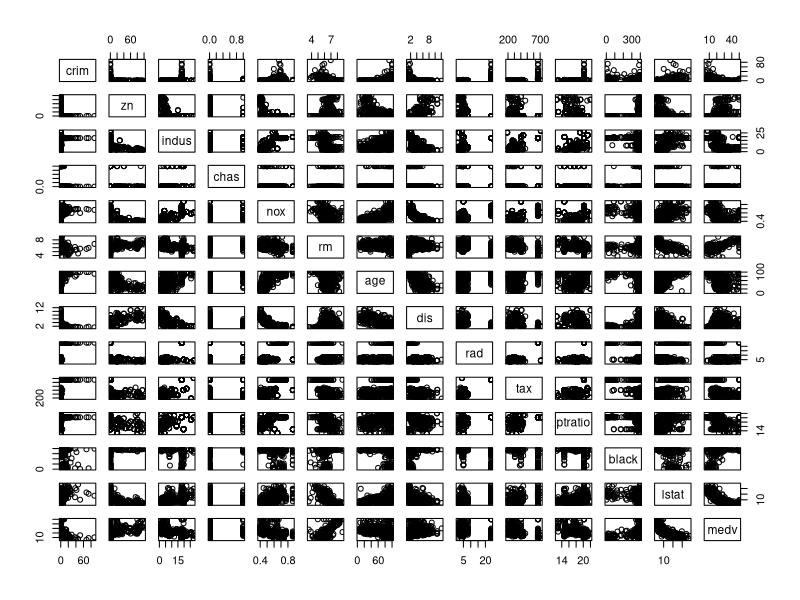
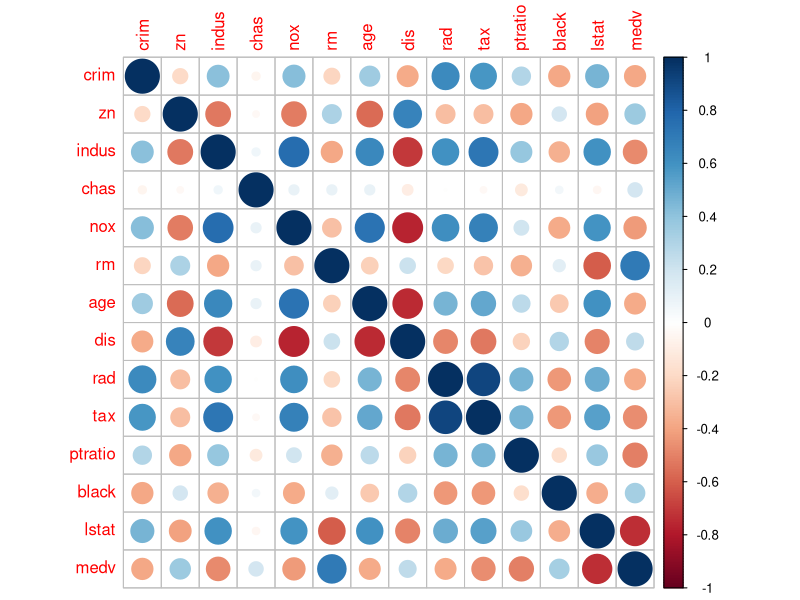
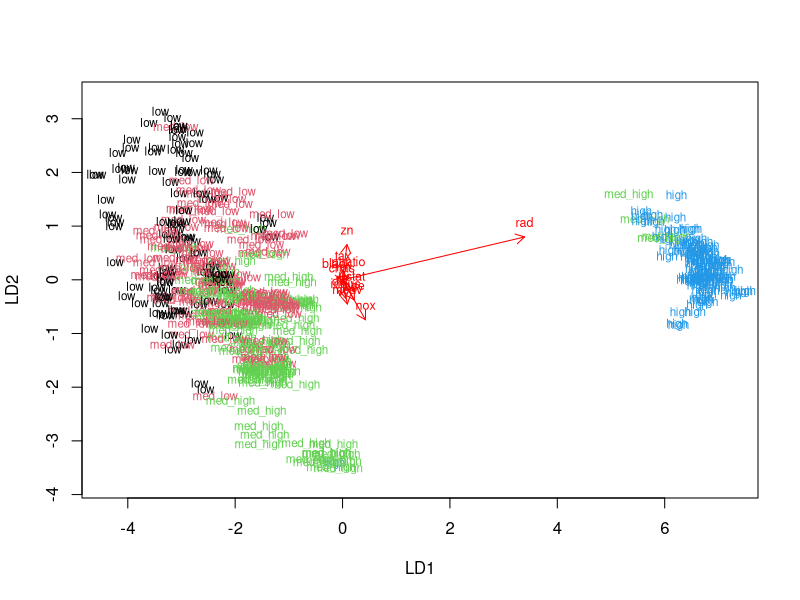
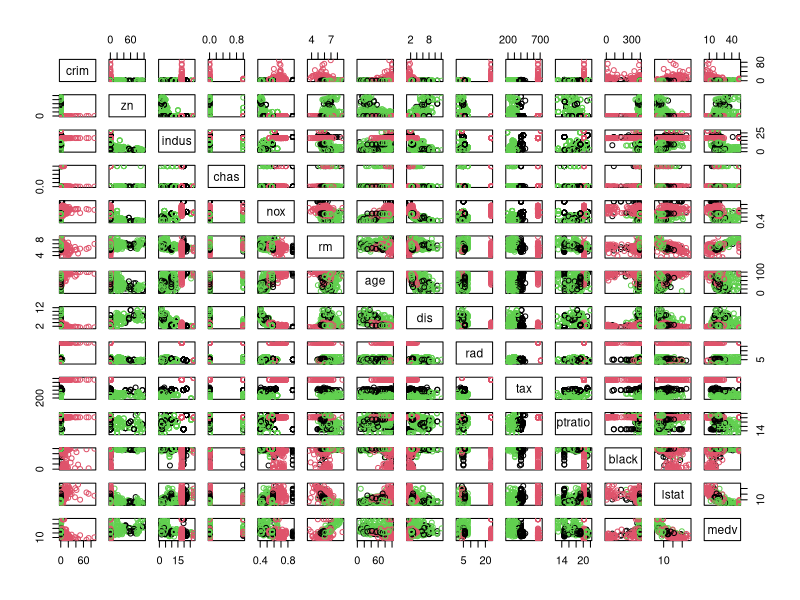
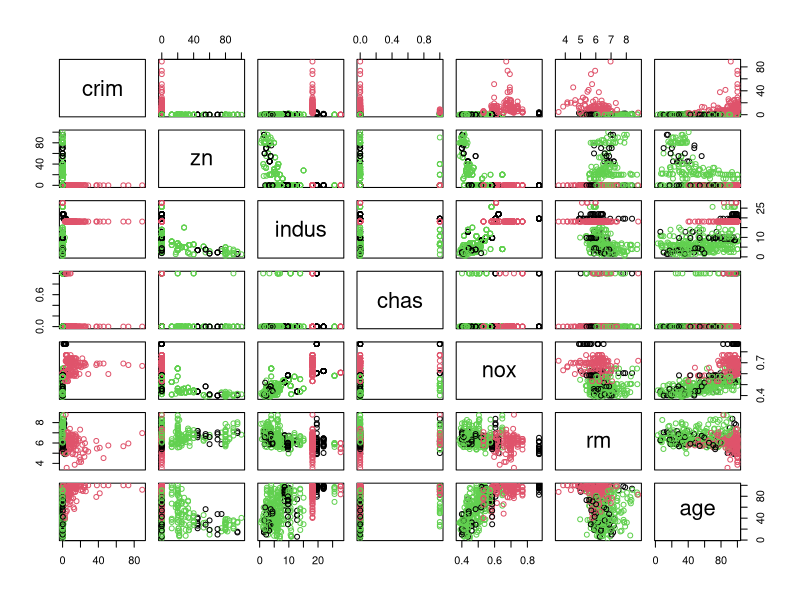
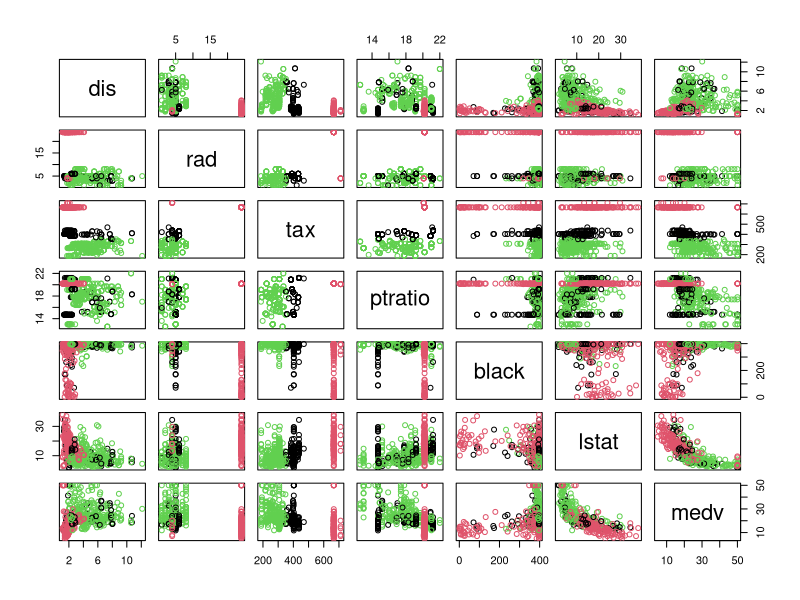
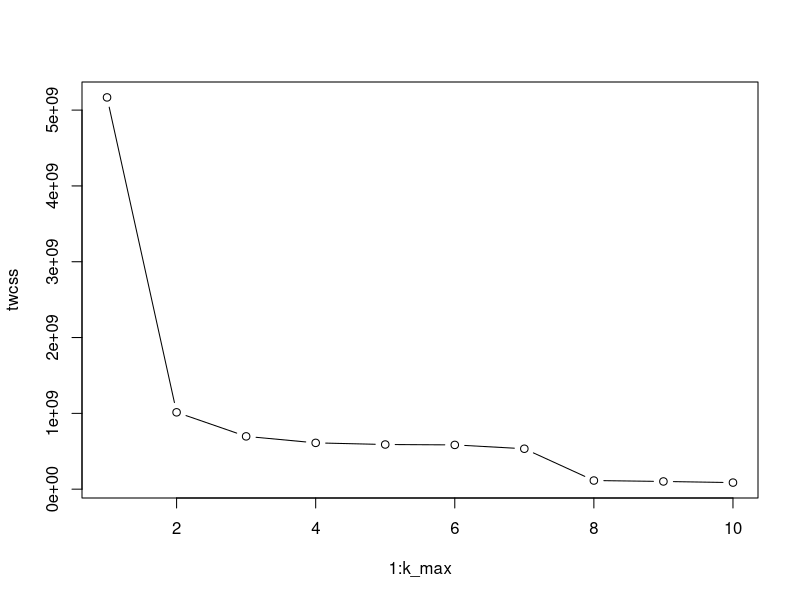
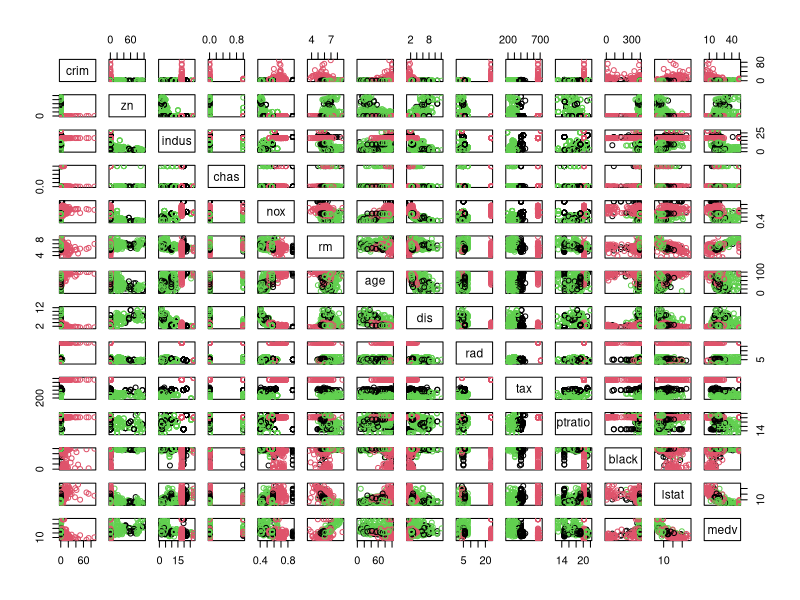

Generate these figures, in order, with R:
## ---- chunk 1
library(MASS)
data("Boston")
str(Boston)
summary(Boston)
dim(Boston)
## ---- chunk 2
pairs(Boston)
## ---- chunk 3
library(corrplot); library(dplyr)
cor_matrix<-cor(Boston) %>% round(2)
cor_matrix
corrplot(cor_matrix, method="circle")
## ---- chunk 4

boston_scaled <- scale(Boston)
summary(boston_scaled)
class(boston_scaled)
boston_scaled <- as.data.frame(boston_scaled)
## ---- chunk 5
bins <- quantile(boston_scaled$crim)
bins
crime <- cut(boston_scaled$crim, breaks = bins, include.lowest = TRUE, labels = c("low", "med_low", "med_high", "high"))
table(crime)
boston_scaled <- dplyr::select(boston_scaled, -crim)
boston_scaled <- data.frame(boston_scaled, crime)

## ---- chunk 6
n <- nrow(boston_scaled)
ind <- sample(n,  size = n * 0.8)
train <- boston_scaled[ind,]
test <- boston_scaled[-ind,]
correct_classes <- test$crime
test <- dplyr::select(test, -crime)
## ---- chunk 7
lda.fit <- lda(crime ~ ., data = train)
lda.fit

lda.arrows <- function(x, myscale = 1, arrow_heads = 0.1, color = "red", tex = 0.75, choices = c(1,2)){
  heads <- coef(x)
  arrows(x0 = 0, y0 = 0, 
         x1 = myscale * heads[,choices[1]], 
         y1 = myscale * heads[,choices[2]], col=color, length = arrow_heads)
  text(myscale * heads[,choices], labels = row.names(heads), 
       cex = tex, col=color, pos=3)
}
classes <- as.numeric(train$crime)
plot(lda.fit, dimen = 2, col = classes, pch = classes)
lda.arrows(lda.fit, myscale = 1)

## ---- chunk 8
lda.pred <- predict(lda.fit, newdata = test)
table(correct = correct_classes, predicted = lda.pred$class)
## ---- chunk 9
reboston <- Boston
summary(reboston)
dim(reboston)
## ---- chunk 10
reboston_scaled <- scale(reboston)
summary(reboston_scaled)
## ---- chunk 11
dist_eu <- dist(Boston)
summary(dist_eu)
## ---- chunk 12
km <-kmeans(Boston, centers = 3)
pairs(Boston, col = km$cluster)
## ---- chunk 13
pairs(Boston[1:7], col = km$cluster)
pairs(Boston[8:14], col = km$cluster)
## ---- chunk 14
#Optimal cluster amount
set.seed(123)

# determine the number of clusters
k_max <- 10

# calculate the total within sum of squares
twcss <- sapply(1:k_max, function(k){kmeans(dist_eu, k)$tot.withinss})

# visualize the results
plot(1:k_max, twcss, type='b')
## ---- chunk 15

pairs(Boston, col = km$cluster)
pairs(Boston[1:7], col = km$cluster)
pairs(Boston[8:14], col = km$cluster)
## ---- chunk 16
km <-kmeans(Boston, centers = 6)
## ---- chunk 17
rereboston <- Boston
rerescaled_boston <- scale(rereboston)
km <-kmeans(rerescaled_boston, centers = 3)
pairs(rerescaled_boston, col = km$cluster)

## ---- chunk 18

